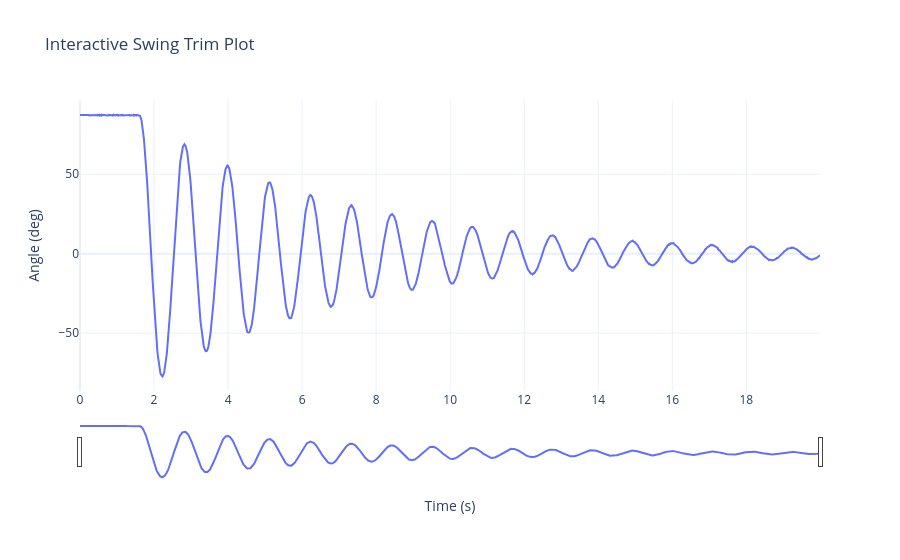

The notebook cell saved with this chart:
### Markdown cell above
## Part 5 — Free Swing

Load the swing recording, apply the calibration, trim to the release moment,
and measure $T_d$ and $\omega_d$.

### Code cell
swing    = pd.read_csv('../Data/FirstName_LastName_Lab02_Swing.csv', skiprows=6)
time_raw = swing.iloc[:, 0].values
volt_raw = swing.iloc[:, 1].values

# Volts -> degrees via the calibration
angle_raw = np.polyval(coeffs, volt_raw)

# Interactive trim plot: hover for sample index, range slider to zoom
import plotly.graph_objects as go

fig = go.Figure()
fig.add_trace(go.Scatter(
    x=time_raw, y=angle_raw,
    mode='lines',
    name='Calibrated Pot Angle (deg)',
    customdata=list(range(len(time_raw))),
    hovertemplate='idx=%{customdata}<br>t=%{x:.3f} s<br>angle=%{y:.2f} deg<extra></extra>'
))
fig.update_layout(
    title='Interactive Swing Trim Plot',
    xaxis_title='Time (s)', yaxis_title='Angle (deg)',
    xaxis=dict(rangeslider=dict(visible=True)),
    template='plotly_white'
)
fig.show()

### Figure 1 — Plotly figure (JSON) as saved in the notebook; plotly's stock layout.template omitted (floating-point values rounded to 4 significant figures; data arrays with more than 128 entries replaced by an {"elided": "..."} marker saying what was removed)
{"data": [{"customdata": {"elided": "2000 int values"}, "hovertemplate": "idx=%{customdata}<br>t=%{x:.3f} s<br>angle=%{y:.2f} deg<extra></extra>", "mode": "lines", "name": "Calibrated Pot Angle (deg)", "type": "scatter", "x": {"elided": "2000 float values"}, "y": {"elided": "2000 float values"}}], "layout": {"title": {"text": "Interactive Swing Trim Plot"}, "xaxis": {"rangeslider": {"visible": true}, "title": {"text": "Time (s)"}}, "yaxis": {"title": {"text": "Angle (deg)"}}}}
